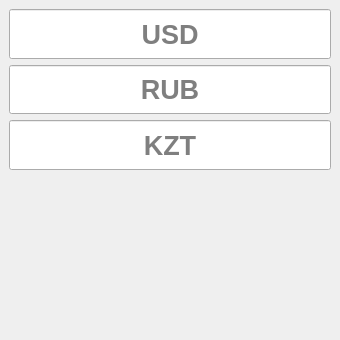
<?xml version="1.0" encoding="UTF-8"?>
<ui version="4.0">
 <class>Converter_ui</class>
 <widget class="QMainWindow" name="Converter_ui">
  <property name="geometry">
   <rect>
    <x>0</x>
    <y>0</y>
    <width>340</width>
    <height>340</height>
   </rect>
  </property>
  <property name="windowTitle">
   <string>Converter</string>
  </property>
  <widget class="QWidget" name="centralwidget">
   <layout class="QVBoxLayout" name="verticalLayout_2" stretch="2,2">
    <item>
     <layout class="QVBoxLayout" name="verticalLayout">
      <item>
       <widget class="QLineEdit" name="USD_input">
        <property name="sizePolicy">
         <sizepolicy hsizetype="Minimum" vsizetype="Minimum">
          <horstretch>0</horstretch>
          <verstretch>0</verstretch>
         </sizepolicy>
        </property>
        <property name="font">
         <font>
          <pointsize>20</pointsize>
          <weight>75</weight>
          <bold>true</bold>
         </font>
        </property>
        <property name="maxLength">
         <number>18</number>
        </property>
        <property name="alignment">
         <set>Qt::AlignCenter</set>
        </property>
        <property name="placeholderText">
         <string>USD</string>
        </property>
       </widget>
      </item>
      <item>
       <widget class="QLineEdit" name="RUB_input">
        <property name="sizePolicy">
         <sizepolicy hsizetype="Minimum" vsizetype="Minimum">
          <horstretch>0</horstretch>
          <verstretch>0</verstretch>
         </sizepolicy>
        </property>
        <property name="font">
         <font>
          <pointsize>20</pointsize>
          <weight>75</weight>
          <bold>true</bold>
         </font>
        </property>
        <property name="maxLength">
         <number>18</number>
        </property>
        <property name="alignment">
         <set>Qt::AlignCenter</set>
        </property>
        <property name="placeholderText">
         <string>RUB</string>
        </property>
       </widget>
      </item>
      <item>
       <widget class="QLineEdit" name="KZT_input">
        <property name="sizePolicy">
         <sizepolicy hsizetype="Minimum" vsizetype="Minimum">
          <horstretch>0</horstretch>
          <verstretch>0</verstretch>
         </sizepolicy>
        </property>
        <property name="font">
         <font>
          <pointsize>20</pointsize>
          <weight>75</weight>
          <bold>true</bold>
         </font>
        </property>
        <property name="maxLength">
         <number>18</number>
        </property>
        <property name="alignment">
         <set>Qt::AlignCenter</set>
        </property>
        <property name="placeholderText">
         <string>KZT</string>
        </property>
       </widget>
      </item>
     </layout>
    </item>
    <item>
     <spacer name="verticalSpacer">
      <property name="orientation">
       <enum>Qt::Vertical</enum>
      </property>
      <property name="sizeHint" stdset="0">
       <size>
        <width>20</width>
        <height>40</height>
       </size>
      </property>
     </spacer>
    </item>
   </layout>
  </widget>
 </widget>
 <resources/>
 <connections/>
</ui>
